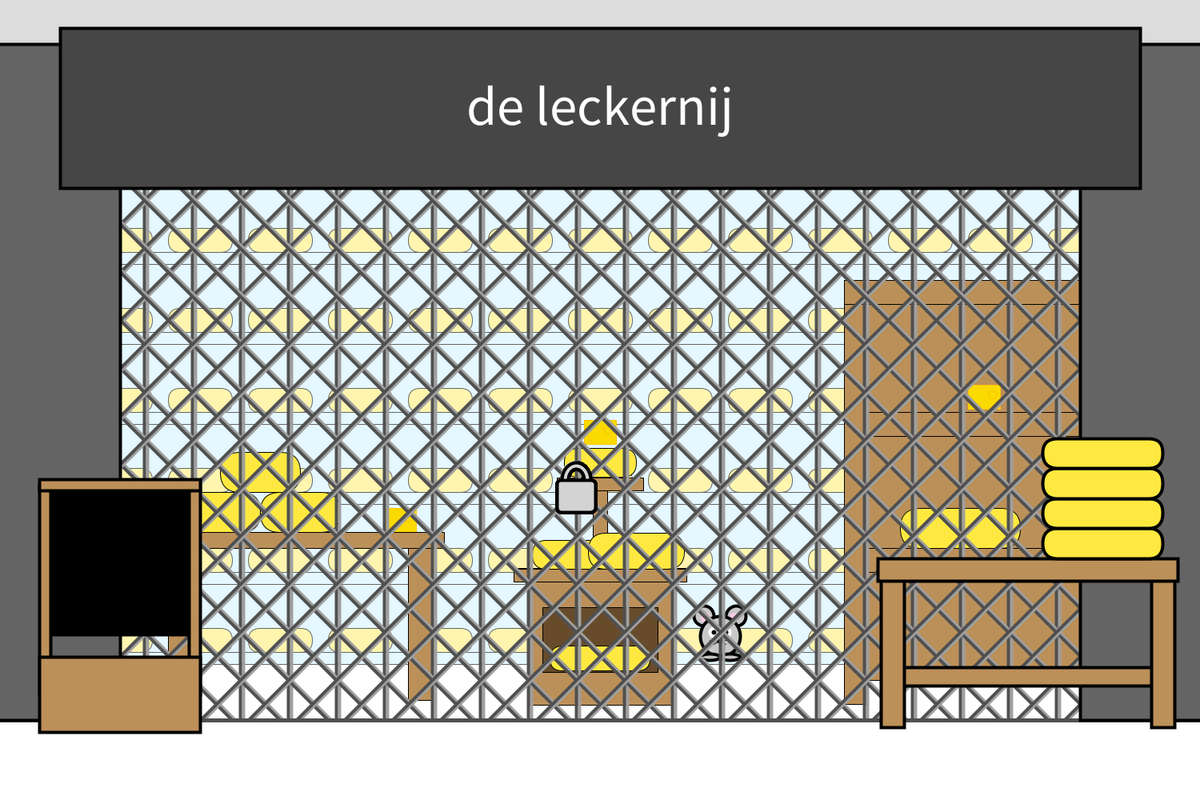
Frame 1 (no input)
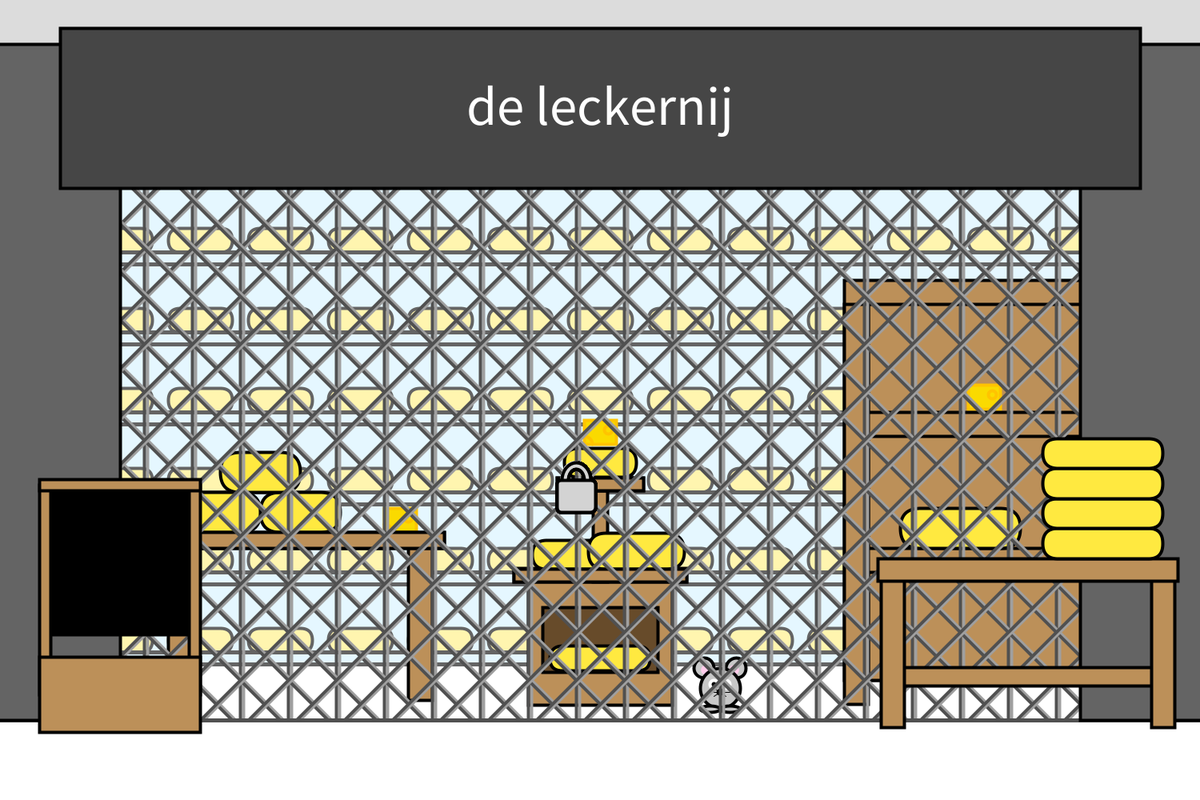
Frame 60 (the mouse pressed at the canvas centre just before this capture)
Frame 120 (the mouse held since frame 60 and released just before this capture): identical to frame 60, image omitted

The Processing sketch that drew these frames (run headless with seeded random() and noise(); from frame 60 on, the mouse is pressed at the canvas centre):

// Processing sketch: Cheeseshop2
// ── Cheeseshop2.pde
//Hello there, and welcome to my final project game!
//In this game, a cheeseshop is displayed. And there is a mouse in the shop: Tim!
//It is the goal of the game to eat the three little cheeseblocks scattered around the shop. These are 
//brighter yellow and have a yellow stroke. They are also square and smaller. 
//When you press the lock, the security gate will move up, and when they're fully up, the timer will start. 
//You control Tim with the LEFT, RIGHT and UP keys. You are allowed (and adviced) to position Tim somewhere strategic
//before the game starts. When you succeed to fulfill the task, you win. But when you don't, you lose and Tim will be hungry... :(



Shop shop;
Background[] cheesewall = new Background[1];

//Here is the setup of everything. It is split between everything in the shop and the array for the cheeses as the background. 
void setup() {
  size(1500, 1000);
  shop = new Shop();
  for (int i = 0; i<cheesewall.length; i++) {
    cheesewall[i] = new Background(i, i);
  } 
  smooth();
  frameRate(100);
}

void draw() {
  for (int i = 0; i<cheesewall.length; i++) {
    cheesewall[i].shopBackground();
  }
  shop.display();
}

//The mousePressed function is only used for clicking the lock. This will lead to the clickLock function in the shop class.
void mousePressed() {
  shop.clickLock(mouseX, mouseY);
}

//The keyPressed function is used for whenever the moving keys are pressed. These lead to the shop class.
void keyPressed() {
  shop.buttonPressed();
}

// ── Background.pde
//In this file I put all the stuff that is displayed, but does not have a function. 
//Such as the cupboard, the background, the table etc. I called this the Background.


class Background {
  float xPos;
  float yPos;
  float cheeseWidth;
  float cheeseHeight;

  Background(float xPos, float yPos) {
    cheeseWidth = 80;
    cheeseHeight = 30;
  }
  
  //This is the array for the wall in the back with the cheeses. 
  void shopBackground() {
    background(255);
    rectMode(CORNER);
    fill(#E5F7FF);
    rect(0, 0, width, 800 + cheeseHeight);
    rectMode(CENTER);
    for (int x = 0; x<14; x++) {
      for (int y = 0; y<9; y++) {
        stroke(100);
        fill(#FFF5AF);
        rect(50 + 100*x, 100*y, cheeseWidth, cheeseHeight, cheeseHeight/2);
        line(0, cheeseHeight/2 + 100*y, width, cheeseHeight/2 + 100*y);
        line(0, cheeseHeight + 100*y, width, cheeseHeight + 100*y);
      }
    }
    line(0, height/2+0.4*height, width, height/2+0.4*height);
  }
}

//This is the stand in the middle of the room, with a few cheeses on it. 
void cheeseStand() {
  float xStand = width/2;
  float yStand = 800;
  float standWidth = 180;
  float standHeight = 162;
  rectMode(CENTER);
  stroke(0);
  fill(#BC9059);
  rect(xStand, yStand, standWidth, standHeight);
  rect(xStand, yStand - 0.8*standHeight, standWidth/10, 0.7*standHeight);
  rect(xStand, yStand - 0.5*standHeight, 1.2*standWidth, standHeight/10);
  fill(#674B2A);
  rect(xStand, yStand, 0.8*standWidth, standHeight/2);
  fill(#BC9059);
  rect(xStand, yStand - 1.2*standHeight, 0.6*standWidth, standHeight/10);
  fill(#FFE940);
  rect(xStand, yStand - 1.2*standHeight - 0.15*standWidth, 0.5*standWidth, 0.2*standWidth, standWidth);
  rect(xStand - 40, yStand - 0.5*standHeight - standWidth/7, standWidth/2, standWidth/5, standWidth); 
  rect(xStand + 45, yStand - 0.5*standHeight - standWidth/6, standWidth/1.5, standWidth/4, standWidth);
}

//This is the table on the left with a few cheeses on it. 
void cheeseTable() {
  float xTable = width/4;
  float yTable = 3.1*height/4;
  float tableWidth = 300;
  float tableHeight = 200;
  float cheeseHeight = 50;
  float cheeseWidth = 100;
rectMode(CENTER);
  stroke(0);
  fill(#BC9059); 
  rect(xTable+tableWidth/2, yTable, tableWidth/10, tableHeight);
  rect(xTable-tableWidth/2, yTable, tableWidth/10, tableHeight);
  rect(xTable, yTable - tableHeight/2, 1.2*tableWidth, tableHeight/10);
  fill(#FFE940);
  rect(xTable, yTable-0.5*tableHeight - 0.5*cheeseHeight - tableHeight/20, cheeseWidth, cheeseHeight, 0.5*cheeseHeight);
  rect(xTable-100, yTable-0.5*tableHeight - 0.5*cheeseHeight - tableHeight/20, cheeseWidth, cheeseHeight, 0.5*cheeseHeight);
  rect(xTable-50, yTable-0.5*tableHeight - 1.5*cheeseHeight - tableHeight/20, cheeseWidth, cheeseHeight, 0.5*cheeseHeight);
}

//This is the front of the shop.
void shopFront() {
  rectMode(CORNER);
  stroke(0);
  fill(100);
  rect(-5, -5, width/2 - 0.4*width + 5, height/2 + 0.4*height + 5);
  rect(width - (width/2-0.4*width), -5, width + 5, height/2 + 0.4*height + 5);
  fill(220);
  rect(-5, -5, width+10, height/1.8-0.5*height + 5);
  rectMode(CENTER);
  strokeWeight(4);
  fill(70);
  rect(width/2, height/1.8-0.42*height, 0.9*width, 0.2*height);
  fill(255);
  textSize(69);
  textAlign(CENTER);
  text("de leckernij", width/2, height/1.8-0.4*height);
}

//This is the cupboard on the left side of the shop.
void cupboard() {
  float xCupboard = 0.82*width;
  float yCupboard = 0.6*height;
  float cupboardWidth = 350;
  float cupboardHeight = 500;
  float plankThickness = 30;

  stroke(0);
  fill(#BC9059);
  rect(xCupboard, yCupboard, cupboardWidth, cupboardHeight);
  rect(xCupboard, yCupboard + plankThickness/2, cupboardWidth - plankThickness*2, cupboardHeight - plankThickness);
  rect(xCupboard - cupboardWidth/2 + plankThickness/2, yCupboard + plankThickness, plankThickness, cupboardHeight);
  rect(xCupboard + cupboardWidth/2 - plankThickness/2, yCupboard + plankThickness, plankThickness, cupboardHeight);
}

// ── Block.pde
//There are objects that Tim can jump on, and objects he can not. I called the objects he can jump on "Blocks". 
//All the blocks are shown here.


class Block {
  float xBlock;
  float yBlock;
  float yThickness;
  float xThickness;

//First of all, we have the ground. always nice to have the mouse not fall through the floor...
  void ground() {
    xBlock = width/2;
    yBlock = 9*height/10;
    xThickness = width;
    yThickness = 10;
    rectMode(CENTER);
    fill(0, 0, 0, 1);
    stroke(0, 0, 0, 1);
    rect(xBlock, yBlock, xThickness, yThickness);
  }

//The cheese on the cheesestand in the middle. 
  void cheese1() {
    xBlock = width/2;
    yBlock = 8.23*height/10;
    xThickness = width/12;
    yThickness = xThickness/4;
    stroke(0);
    rectMode(CENTER);
    fill(#FFE940);
    rect(xBlock, yBlock, xThickness, yThickness, yThickness/2);
  }

//The first plank of the cheesestand.
  void cheeseStand1() {
    xBlock = width/2;
    yBlock = 719;
    xThickness = 216;
    yThickness = 162/10;

    fill(#BC9059);
    rect(xBlock, yBlock, xThickness, yThickness);
  }

//The second plank of the cheesestand. 
  void cheeseStand2() {
    xBlock = width/2;
    yBlock = 800 - 1.2*162;
    xThickness = 108;
    yThickness = 162/10;
    fill(#BC9059);
    rect(xBlock, yBlock, xThickness, yThickness);
  }

  void table1() {
    xBlock = width/4;
    yBlock = 3.1 * height/4 - 100;
    xThickness = 360;
    yThickness = 20;
    fill(#BC9059);
    rect(xBlock, yBlock, xThickness, yThickness);
  }

//the first plank of the cupboard. 
  void cupboardPlank1() {
    xBlock = 0.82*width;
    yBlock = 0.7*height;
    xThickness = 290;
    yThickness = 30;
    fill(#BC9059);
    rect(xBlock, yBlock, xThickness, yThickness);
  }
  
//The second plank of the cupboard. 
  void cupboardPlank2() {
    xBlock = 0.82*width;
    yBlock = 0.53*height;
    xThickness = 290;
    yThickness = 30;
    fill(#BC9059);
    rect(xBlock, yBlock, xThickness, yThickness);
  }
  
//The cheese in the cupboard.
  void cupboardCheese() {
    xBlock = 0.8*width;
    yBlock = 0.7*height - 40;
    xThickness = 150;
    yThickness = 50;
    fill(#FFE940);
    rect(xBlock, yBlock, xThickness, yThickness, yThickness/2);
  }
}

// ── Game.pde
//Welcome to the class game! In here, most of the aspects of the game are displayed. 

class Game {
  float lock;
  float xLock;
  float yLock;
  float yGate;
  float speed;
  boolean lockPressed; 
  boolean TimeUp;
  boolean StartTimer;
  boolean gameOver = false;
  int t;

  Game() {
    yGate = height * 0.9;
    lock = 40;
    xLock = width/2 - 30;
    yLock = height/2 + 120;
    lockPressed = false;
    TimeUp = false;
    StartTimer = false;
  }

  //The security gate was made by using a for-loop.
  void gate() {
    for (int i = 0; i < 2*width; i+=60) {
      strokeWeight(4);
      stroke(160);
      line(i + 4, yGate-height, i + 4, yGate);
      line(-height +i- height/100 + 4, yGate, i- height/100 + 4, (yGate-height)); 
      line(i- height/100 + 4, yGate, -height + i- height/100 + 4, (yGate-height));
      stroke(80);
      line(i, yGate-height, i, yGate);
      line(-height +i- height/100, yGate, i- height/100, (yGate-height)); 
      line(i- height/100, yGate, -height + i- height/100, (yGate-height)); 
      line(0, yGate, width, yGate);

      //This code creates the lock. 
      stroke(#D3D3D3);
      noFill();
      strokeWeight(8);
      arc(xLock, yLock - lock/2, lock/1.3, lock, PI, 2*PI);
      strokeWeight(4);
      stroke(0);
      arc(xLock, yLock - lock/2, lock*0.9, lock*1.1, PI, 2*PI);
      arc(xLock, yLock - lock/2, lock*0.5, lock*0.7, PI, 2*PI);
      strokeWeight(4);
      fill(#D3D3D3);
      rectMode(CENTER);
      rect(xLock, yLock, lock*1.2, lock, lock/6);
      rectMode(CORNER);
    }
  }

//This part will make the lock fall down.
  void update() {
    if (lockPressed) {
      yLock = yLock + speed;
      speed = speed + 9.81;
      if (yLock > height + 100 && yGate >= height/3.4 && TimeUp == false) { //This part will make the gate go up when the lock has fallen. 
        yGate = yGate - 5;
        if (yGate <= height/3.4) { //When the gate is at it's highes, the timer starts!
          StartTimer = true;
        }
      } else if (TimeUp == true) { //If the time is up...

        if (yGate<0.9*height) { //... and the gate is still not completely down...
          yGate = yGate + 15; //...the gate goes down.
        } else {
          shop.fail(); //Otherwise we check if the player has failed. 
        }
      }
    }
  }

  void openLock(float initX, float initY) { //This checks whether the conditions for clicking the lock are true. 
    if ((initX <= xLock + 1.2*lock/2 && initX >= xLock - 1.2*lock/2) && (initY <= yLock + lock && initY >= yLock - lock)) {
      lockPressed = true; //When so, we set the boolean lockPressed to true.
    }
  }
  void timer() {
    if (StartTimer && gameOver == false) { //When the timer is allowed to start and the game is over, the timer starts.
      shop.eataway();
      rectMode(CORNER);
      noStroke();
      fill(230, 0, 0);
      rect(0, height-69, t, height); 
      t = t + width/100; //This makes the red bar move.
      if (t == width) { //When the bar is full...
        TimeUp = true; //...the time is up...
        t = width; //...and the bar stops growing.
      }
    }
  }
}

// ── Outside.pde
//Oh look at all that nice stuff standing outside. These are displayed in this class

class Outside {
  float yKart;
  float xKart;
  float kartThickness;
  float kartHeight;
  float cheeseHeight;
  float xSign;
  float ySign;

  Outside() {
    xKart = 6*width/7;
    yKart = height-height/10;
    kartThickness = width/4;
    kartHeight = kartThickness/2; 
    cheeseHeight = kartHeight/5;
    xSign = 150;
    ySign = 700;
  }


//We have a kart on the left outside. 
  void kartDisplay() {
    fill(#BC9059);
    rect(xKart, 0.94*yKart, 0.9*kartThickness, kartThickness/17);
    rect(xKart - kartHeight + kartThickness/20, yKart - 0.9*kartHeight/2, kartThickness/13, kartHeight);
    rect(xKart + kartHeight - kartThickness/20, yKart - 0.9*kartHeight/2, kartThickness/13, kartHeight);
    rect(xKart, yKart - kartHeight, kartThickness, kartThickness/13);

    fill(#FFE940);
    rect(xKart + kartHeight/2, yKart-kartHeight - kartHeight/13 - cheeseHeight/2, cheeseHeight*4, cheeseHeight, cheeseHeight);
    rect(xKart + kartHeight/2, yKart-kartHeight - kartHeight/13 - 3*cheeseHeight/2, cheeseHeight*4, cheeseHeight, cheeseHeight);
    rect(xKart + kartHeight/2, yKart-kartHeight - kartHeight/13 - 5*cheeseHeight/2, cheeseHeight*4, cheeseHeight, cheeseHeight);
    rect(xKart + kartHeight/2, yKart-kartHeight - kartHeight/13 - 7*cheeseHeight/2, cheeseHeight*4, cheeseHeight, cheeseHeight);
  }

//There is also a sign on the right.
  void signDisplay() {
    fill(0);
    rect(xSign, ySign, kartHeight, kartHeight);
    fill(#BC9059);
    rect(xSign - kartHeight/2, ySign + kartHeight*0.2, kartHeight/13, kartHeight + kartHeight*0.4);
    rect(xSign + kartHeight/2, ySign + kartHeight*0.2, kartHeight/13, kartHeight + kartHeight*0.4);
    rect(xSign, ySign - kartHeight/2, kartHeight + kartHeight/13, kartHeight/13);
    rect(xSign, ySign + kartHeight/2 + kartHeight*0.4, kartHeight + kartHeight/13, kartHeight/2);
  }
}

// ── Shop.pde
//In this class everything is put together. This is also the "haven" between the classes for exchanging data.

class Shop {
  Game action;
  Tim tim;
  Outside outsideDecoration;

  Shop() {
    action = new Game();
    tim = new Tim();
    outsideDecoration = new Outside();
  }

  void display() {
    cheeseStand();
    tim.eat1();
    tim.eat3();
    cheeseTable();
    cupboard();
    tim.eat2();
    tim.blockDisplay();
    tim.timDisplay();
    action.gate();
    shopFront(); 
    tim.update();
    tim.move();
    outsideDecoration.kartDisplay();
    outsideDecoration.signDisplay();
    action.update();
    action.timer();
    tim.failScreen();
    tim.winScreen();
  }

  void clickLock(float initX, float initY) { //When the lock is clicked, we'll execute openLock. 
    action.openLock(initX, initY);
  }
  void buttonPressed() { //When button is pressed, we'll execute controlPressed.
    tim.controlPressed = true;
  }
  void eataway() { //When you are allowed to eat, the program will start to check whether you've already eaten all the cheeses.
    tim.hasWon();
  }

  void fail() { //The program keeps checking whether you've failed. 
    tim.hasLost();
  }
}

// ── Tim.pde
//Welcome to the biggest class: class Tim. There is a lot of code for this little mouse. 

class Tim {
  float xTim;
  float yTim;
  float radius;
  float ySpeed;
  float xSpeed;
  float jump;
  float resist;
  float acceleration;
  Block ground;
  Block cheese1;
  Block cheeseStand1;
  Block cheeseStand2;
  Block table1;
  Block cupboardPlank1;
  Block cupboardPlank2;
  Block cupboardCheese;
  Game timer;
  boolean controlPressed;
  boolean IsOnBlock;
  boolean isEaten1 = false;
  boolean isEaten2 = false;
  boolean isEaten3 = false;
  boolean youMayEat = false;
  boolean lost = false;
  boolean won = false;


  Tim() {
    xTim = 0.6*width;
    yTim = 0.8*height;
    radius = 25;
    xSpeed = 10;
    ySpeed = 0;
    jump = 16;
    resist = 0.8;
    acceleration = .981;
    ground = new Block();
    cheese1 = new Block();
    cheeseStand1 = new Block();
    cheeseStand2 = new Block();
    table1 = new Block();
    cupboardPlank1 = new Block();
    cupboardPlank2 = new Block();
    cupboardCheese = new Block();
    timer = new Game();
    controlPressed = false;
    IsOnBlock = false;
  }

//this part of the code checks if Tim is on a block. 
  void update() {
    ySpeed = ySpeed + acceleration;
    IsOnBlock = false;
    yTim = yTim + ySpeed;
    if (ySpeed >= 0) { //the first thing it does is check whether Tim is falling down, so that he doesn't "fall up" on the block.
      if (yTim > ground.yBlock - ground.yThickness -radius && (yTim< ground.yBlock) && xTim >= ground.xBlock - ground.xThickness/2 && xTim <= ground.xBlock + ground.xThickness/2) {
        yTim = ground.yBlock - ground.yThickness - radius;
        IsOnBlock = true;
        ySpeed = 0;
      }
      if (yTim > cheese1.yBlock - cheese1.yThickness -radius  && (yTim < cheese1.yBlock) && xTim >= cheese1.xBlock - cheese1.xThickness/2 && xTim <= cheese1.xBlock + cheese1.xThickness/2) {
        yTim = cheese1.yBlock - cheese1.yThickness/2 - radius;
        IsOnBlock = true;
        ySpeed = 0;
      }
      if (yTim > cheeseStand1.yBlock - cheeseStand1.yThickness -radius  && (yTim < cheeseStand1.yBlock) && xTim >= cheeseStand1.xBlock - cheeseStand1.xThickness/2 && xTim <= cheeseStand1.xBlock + cheeseStand1.xThickness/2) {
        yTim = cheeseStand1.yBlock - cheeseStand1.yThickness/2 - radius;
        IsOnBlock = true;
        ySpeed = 0;
      }
      if (yTim > cheeseStand2.yBlock - cheeseStand2.yThickness -radius  && (yTim < cheeseStand2.yBlock) && xTim >= cheeseStand2.xBlock - cheeseStand2.xThickness/2 && xTim <= cheeseStand2.xBlock + cheeseStand2.xThickness/2) {
        yTim = cheeseStand2.yBlock - cheeseStand2.yThickness/2 - radius;
        IsOnBlock = true;
        ySpeed = 0;
      }
      if (yTim > table1.yBlock - table1.yThickness -radius  && (yTim < table1.yBlock) && xTim >= table1.xBlock - table1.xThickness/2 && xTim <= table1.xBlock + table1.xThickness/2) {
        yTim = table1.yBlock - table1.yThickness/2 - radius;
        IsOnBlock = true;
        ySpeed = 0;
      }
      if (yTim > cupboardPlank1.yBlock - cupboardPlank1.yThickness -radius  && (yTim < cupboardPlank1.yBlock) && xTim >= cupboardPlank1.xBlock - cupboardPlank1.xThickness/2 && xTim <= cupboardPlank1.xBlock + cupboardPlank1.xThickness/2) {
        yTim = cupboardPlank1.yBlock - cupboardPlank1.yThickness/2 - radius;
        IsOnBlock = true;
        ySpeed = 0;
      }
      if (yTim > cupboardPlank2.yBlock - cupboardPlank2.yThickness -radius  && (yTim < cupboardPlank2.yBlock) && xTim >= cupboardPlank2.xBlock - cupboardPlank2.xThickness/2 && xTim <= cupboardPlank2.xBlock + cupboardPlank2.xThickness/2) {
        yTim = cupboardPlank2.yBlock - cupboardPlank2.yThickness/2 - radius;
        IsOnBlock = true;
        ySpeed = 0;
      }
      if (yTim > cupboardCheese.yBlock - cupboardCheese.yThickness -radius  && (yTim < cupboardCheese.yBlock) && xTim >= cupboardCheese.xBlock - cupboardCheese.xThickness/2 && xTim <= cupboardCheese.xBlock + cupboardCheese.xThickness/2) {
        yTim = cupboardCheese.yBlock - cupboardCheese.yThickness/2 - radius;
        IsOnBlock = true;
        ySpeed = 0;
      }
    }
  }

//Tim is a free mouse! So he is able to move. However, this is only allowed if the game is not over yet. 
  void move() {
    if (controlPressed && keyPressed) {
      if (keyCode == RIGHT && xTim<width && timer.gameOver == false) {
        xTim = xTim + xSpeed;
      } else if (keyCode == LEFT && xTim>0 && timer.gameOver == false) {
        xTim = xTim - xSpeed;
      } else if (keyCode == UP && (IsOnBlock == true) && ySpeed == 0 && timer.gameOver == false) {
        acceleration = 0.981;
        ySpeed = -jump;
        ySpeed = ySpeed + acceleration;
        yTim = yTim + ySpeed;
      }
    }
  }

//Of course Tim needs a body. This is all made from the middle point of his body.
  void timDisplay() {
    stroke(0);
    strokeWeight(4);
    fill(200, 200, 200);
    circle(xTim-0.8*radius, yTim-1.2*radius, radius);
    circle(xTim+0.8*radius, yTim-1.2*radius, radius);
    fill(#FFCBEA);
    noStroke();
    circle(xTim-0.7*radius, yTim-1.1*radius, 0.5*radius);
    circle(xTim+0.7*radius, yTim-1.1*radius, 0.5*radius);
    fill(200, 200, 200);
    strokeWeight(4);
    stroke(3);
    circle(xTim, yTim - 0.2*radius, radius*2);
    circle(xTim, yTim, radius/5);
    strokeWeight(1);
    line(xTim-0.5*radius, yTim, xTim+0.5*radius, yTim);
    line(xTim-0.3*radius, yTim-0.2*radius, xTim+0.3*radius, yTim+0.2*radius);
    line(xTim-0.3*radius, yTim+0.2*radius, xTim+0.3*radius, yTim-0.2*radius);
    strokeWeight(4);
    ellipse(xTim-0.5*radius, yTim+radius - 0.15*radius, radius, 0.3*radius);
    ellipse(xTim+0.5*radius, yTim+radius - 0.15*radius, radius, 0.3*radius);
    stroke(255);
    fill(0);
    circle(xTim-0.3*radius, yTim - 0.4*radius, 10);
    circle(xTim+0.3*radius, yTim - 0.4*radius, 10);
  }

//Here we see all the blocks. 
  void blockDisplay() {
    ground.ground();
    cheese1.cheese1();
    cheeseStand1.cheeseStand1();
    cheeseStand2.cheeseStand2();
    table1.table1();
    cupboardPlank1.cupboardPlank1();
    cupboardPlank2.cupboardPlank2();
    cupboardCheese.cupboardCheese();
  }

//These check if Tim is being healty and eats his cheeses. 
  void eat1() { 
    float xBit1 = width/2;
    float yBit1 = 540;
    float xWidth = 40;
    float yHeight = 30;

    if (isEaten1 == false) {
      fill(#fada00);
      stroke(#ffc400);
      rect(xBit1, yBit1, xWidth, yHeight);
      circle(xBit1 + 10, yBit1 - 3, 10);
      noFill();
      arc(xBit1 - xWidth/2, yBit1 + yHeight/2, 20, 20, 1.5*PI, 2*PI);
    }   
    if (abs(xTim - xBit1) < xWidth/2 && abs(yTim - yBit1) < yHeight/2 && youMayEat) {
      isEaten1 = true;
    }
  }
  void eat2() { //Every cheese has it's own name, so that only that one dissappears when being eaten. 
    float xBit2 =  0.82*width;
    float yBit2 = 496;
    float xWidth = 40;
    float yHeight = 30;
    if (isEaten2 == false) {
      fill(#fada00);
      stroke(#ffc400);
      rect(xBit2, yBit2, xWidth, yHeight);
      circle(xBit2 + 10, yBit2 - 3, 10);
      noFill();
      arc(xBit2 - xWidth/2, yBit2 + yHeight/2, 20, 20, 1.5*PI, 2*PI);
    }   
    if (abs(xTim - xBit2) < xWidth/2 && abs(yTim - yBit2) < yHeight/2 && youMayEat) {
      isEaten2 = true;

    }
  }
  void eat3() {
    float xBit3 = width/3;
    float yBit3 = 650;
    float xWidth = 40;
    float yHeight = 30;
    if (isEaten3 == false) {
      fill(#fada00);
      stroke(#ffc400);
      rect(xBit3, yBit3, xWidth, yHeight);
      circle(xBit3 + 10, yBit3 - 3, 10);
      noFill();
      arc(xBit3 - xWidth/2, yBit3 + yHeight/2, 20, 20, 1.5*PI, 2*PI);
    }   
    if (abs(xTim - xBit3) < xWidth/2 && abs(yTim - yBit3) < yHeight/2 && youMayEat) {
      isEaten3 = true;

    }
  }

//This checks if you ate all the cheeses. If so, set the boolean 'won' to true!
  void hasWon() {
    youMayEat = true;
    if (isEaten1 && isEaten2 && isEaten3){
    won = true;
            timer.gameOver = true;

    }
  }
  void winScreen(){
    if (won == true){ //Congrats, the 'won' boolean is set to true. The program wil now display a green screen saying Congratulations!
      rectMode(CENTER);
     stroke(#9efc3f);
      fill(#9efc3f);
      rect(width/2, height/2, width, height); 
      fill(255);
      textSize(69);
      textAlign(CENTER);
      text("congratulations!", width/2, height/2); 
    }
  }

//When the time is up, this will check if one of the cheeses is not eaten. 
  void hasLost() {
    if (!isEaten1 || !isEaten2 || !isEaten3) {
      lost = true; //now, the boolean 'lost' is set to true. 
      failScreen();
      timer.gameOver = true;
    }
  }
  
  
  void failScreen(){
    if (lost == true){ //Oh no! It appears that you didn't succeed to eat the three cheeses! The program will now display a red screen.
   rectMode(CENTER);
      fill(255, 0, 0);
      stroke(255, 0, 0);
      rect(width/2, height/2, width, height);
      fill(255);

      textSize(69);
      textAlign(CENTER);
      text("Better luck next time.", width/2, height/2); 
    }
  }
}
